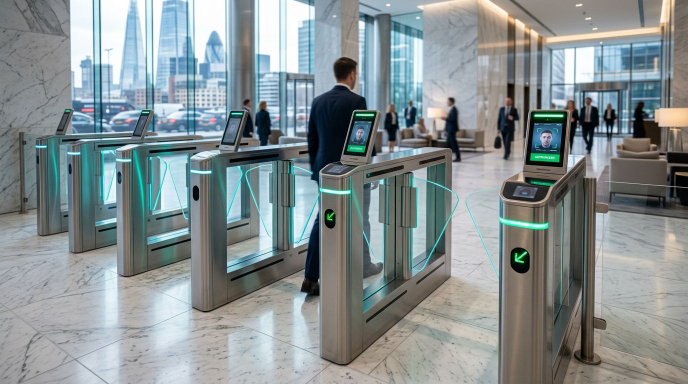
#> input picture img/access-control-systems.jpg, 1376 x 768 px (shown at 1/2 size); its folder holds 4 pictures in this run
$ python images.py
#> lines starting #> are read from the running program, lines starting #| are printed output that depends on the picture
"""Make responsive WebP copies of every JPG in public/img (480, 800 and 1280 px wide).

Run from the project root:  python3 scripts/images.py
"""
from pathlib import Path
from PIL import Image

WIDTHS = (480, 800, 1280)
root = Path(__file__).resolve().parent.parent / 'public' / 'img'

for jpg in sorted(root.glob('*.jpg')):
    im = Image.open(jpg).convert('RGB')
#> im is the input picture: PIL image 1376x768 RGB; mean R, G, B 135, 144.6, 145.9
    for w in WIDTHS:
        out = jpg.with_name(f'{jpg.stem}-{w}.webp')
        h = round(im.height * min(w, im.width) / im.width)
        im.resize((min(w, im.width), h), Image.LANCZOS).save(out, 'WEBP', quality=72, method=6)
#> this loop made 3 passes
#> pass 1, `im.resize((min(w, im.width), h), Image.LANCZOS).save(out, 'WEBP', qual..`:
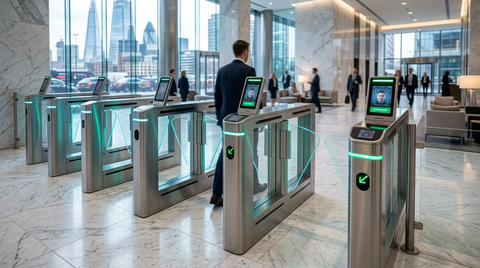
#> saved as access-control-systems-480.webp: PIL image 480x268 RGB; mean R, G, B 135, 144.6, 145.9
#> pass 2, `im.resize((min(w, im.width), h), Image.LANCZOS).save(out, 'WEBP', qual..`:
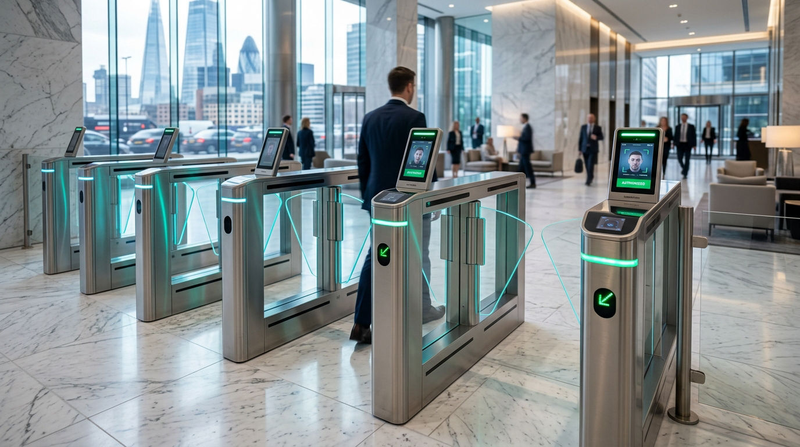
#> saved as access-control-systems-800.webp: PIL image 800x447 RGB; mean R, G, B 135, 144.6, 145.9
    if jpg.stem == 'logo':  # the logo only ever shows small
        im.resize((96, 96), Image.LANCZOS).save(jpg.with_name('logo-96.webp'), 'WEBP', quality=85, method=6)
    print(jpg.name)
